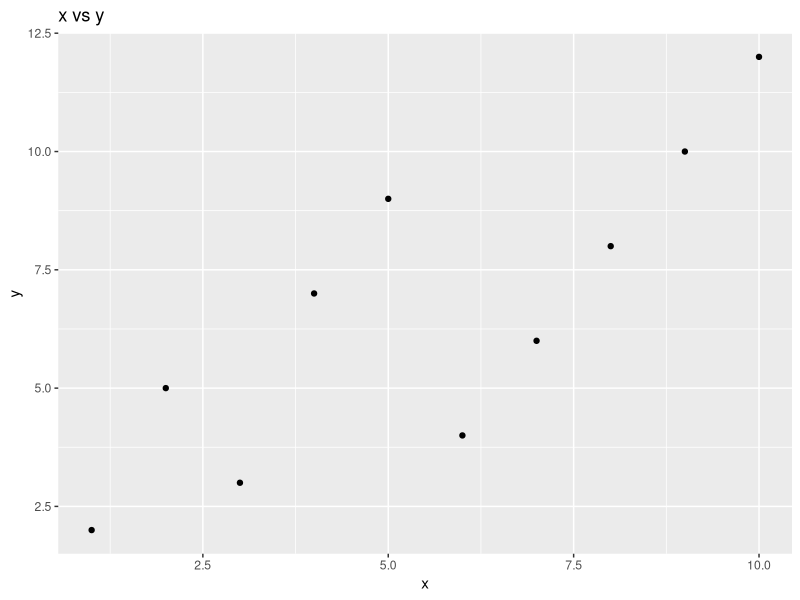
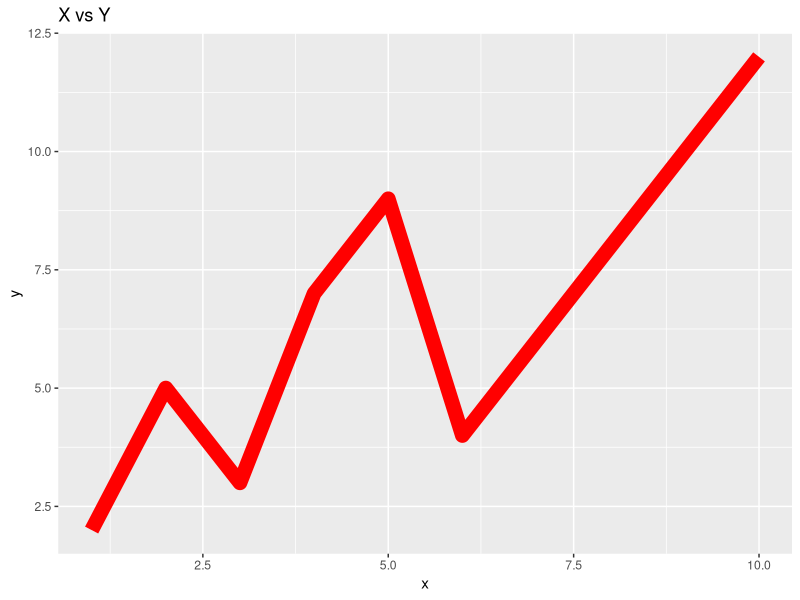
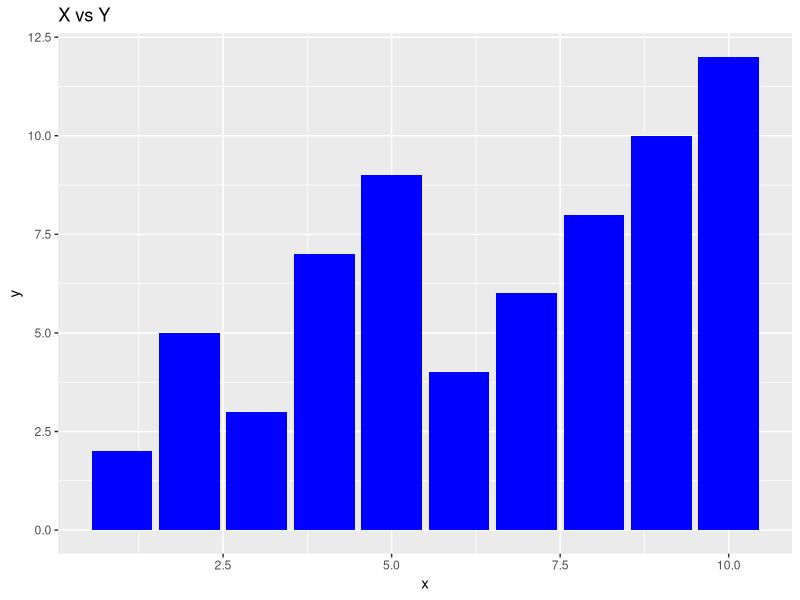
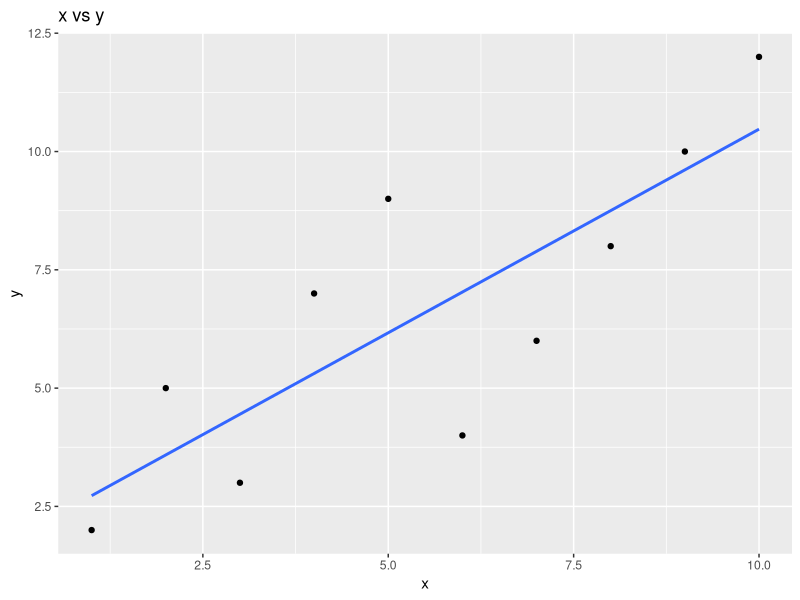

Recreate these plots in R, in order.
#installiong and loading the required library
install.packages("ggplot2")
library(ggplot2)


#creating a sample dataset 
df<- data.frame(
  x=1:10,
  y = c(2,5,3,7,9,4,6,8,10,12),
  category = rep(c("A","B"), each = 5)
)

#making a scatter plot
ggplot(df, aes(x=x, y=y))+geom_point()+labs(title = "x vs y")

#making a line graph
ggplot(df, aes(x=x, y=y))+geom_line(color="red", linewidth = 5)+labs(title="X vs Y")

#making a bar graph 
ggplot(df, aes(x=x, y=y))+geom_bar(stat="identity", fill="blue")+labs(title = "X vs Y")

#making a scatter plot with smooth line
ggplot(df, aes(x=x, y=y))+geom_point()+labs(title = "x vs y")+geom_smooth(method = "lm", se=FALSE)
